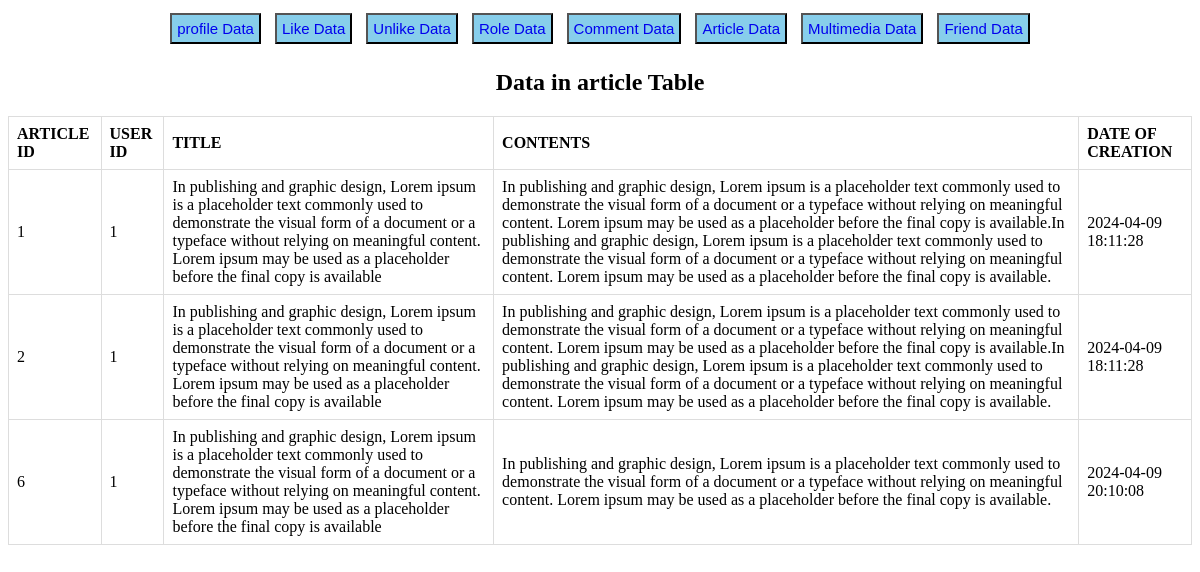
The app's page /assignment_two/articletable.php with its own data.
### tables this page shows
CREATE TABLE `article` (
  `artid` int(11) NOT NULL,
  `userid` int(11) DEFAULT NULL,
  `title` varchar(255) DEFAULT NULL,
  `contents` text DEFAULT NULL,
  `dateofcreation` timestamp NOT NULL DEFAULT current_timestamp()
);

### assignment_two/articletable.php (the view, shortened to what this page needs)
<?php
$servername = "localhost";
$username = "admin";
$password = "";
$dbname = "bityeartwo2024!";
$conn = new mysqli($servername, $username, $password, $dbname);
$sql = "SELECT * FROM article";
$result = $conn->query($sql);
?>
<!DOCTYPE html>
<html lang="en">
<head>
</head>
<body>
<center><div>
<button><a href="profiletable.php">profile Data</a></button>
<button><a href="liketable.php">Like Data</a></button>
<button><a href="unliketable.php">Unlike Data</a></button>
<button><a href="roletable.php">Role Data</a></button>
<button><a href="commenttable.php">Comment Data</a></button>
<button><a href="articletable.php">Article Data</a></button>
<button><a href="multimediatable.php">Multimedia Data</a></button>
<button><a href="friendtable.php">Friend Data</a></button>
</div></center>
<center><h2>Data in article Table</h2></center>
<table>
    <tr>
    <th>ARTICLE ID</th>
        <th>USER ID</th>
        <th>TITLE</th>
        <th>CONTENTS</th>
        <th>DATE OF CREATION</th>
    </tr>
    <?php
    if ($result->num_rows > 0) {
        while($row = $result->fetch_assoc()) {
            echo "<tr>";
            echo "<td>".$row["artid"]."</td>";
            echo "<td>".$row["userid"]."</td>";
             echo "<td>".$row["title"]."</td>";
            echo "<td>".$row["contents"]."</td>";
            echo "<td>".$row["dateofcreation"]."</td>";
            echo "</tr>";
        }
    } else {
        echo "0 results";
    }
    ?>
</table>
</body>
</html>

### assignment_two/articletable.php (style rules this page uses)
table { border-collapse: collapse; width: 100%; }
th, td { border: 1px solid #dddddd; text-align: left; padding: 8px; }
button { background-color: skyblue; color: white; font-size: 15px; padding: 5px; margin: 5px; }
button a { text-decoration: none; }

### records on screen
article: artid "1", userid "1", title "In publishing and graphic design, Lorem ipsum is a placeholder text commonly used to demonstrate the visual form of a document or a typeface without relying on meaningful content. Lorem ipsum may be used as a placeholder before the final copy is available", contents "In publishing and graphic design, Lorem ipsum is a placeholder text commonly used to demonstrate the visual form of a document or a typeface without relying on meaningful content. Lorem ipsum may be used as a placeholder before the final copy is available.In publishing and graphic design, Lorem ipsum is a placeholder text commonly used to demonstrate the visual form of a document or a typeface without relying on meaningful content. Lorem ipsum may be used as a placeholder before the final copy is available.", dateofcreation "2024-04-09 18:11:28"
article: artid "2", userid "1", title "In publishing and graphic design, Lorem ipsum is a placeholder text commonly used to demonstrate the visual form of a document or a typeface without relying on meaningful content. Lorem ipsum may be used as a placeholder before the final copy is available", contents "In publishing and graphic design, Lorem ipsum is a placeholder text commonly used to demonstrate the visual form of a document or a typeface without relying on meaningful content. Lorem ipsum may be used as a placeholder before the final copy is available.In publishing and graphic design, Lorem ipsum is a placeholder text commonly used to demonstrate the visual form of a document or a typeface without relying on meaningful content. Lorem ipsum may be used as a placeholder before the final copy is available.", dateofcreation "2024-04-09 18:11:28"
article: artid "6", userid "1", title "In publishing and graphic design, Lorem ipsum is a placeholder text commonly used to demonstrate the visual form of a document or a typeface without relying on meaningful content. Lorem ipsum may be used as a placeholder before the final copy is available", contents "In publishing and graphic design, Lorem ipsum is a placeholder text commonly used to demonstrate the visual form of a document or a typeface without relying on meaningful content. Lorem ipsum may be used as a placeholder before the final copy is available.", dateofcreation "2024-04-09 20:10:08"
